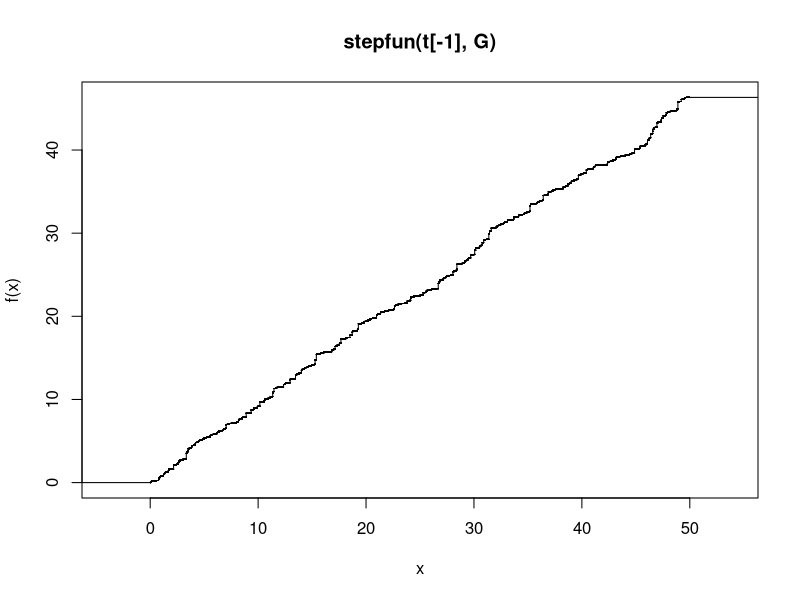
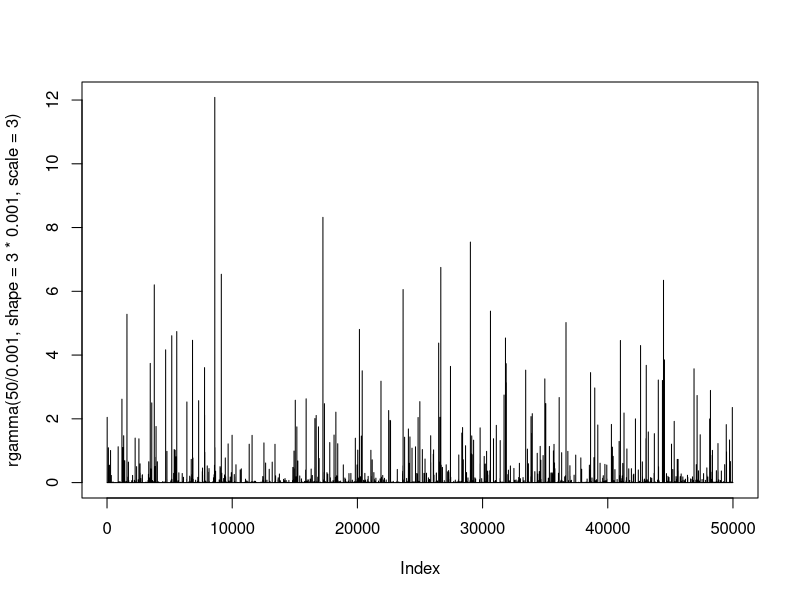

Generate these figures, in order, with R: (Note: this script raises an error after producing the figures.)
library(doParallel)
library(foreach)
library(ggplot2)


#simulate poisson process 
sim_pp = function(tmax, dt, lambda) {
  t = seq(0, tmax, dt)
  jumps = rpois(tmax/dt, lambda*dt)
  N = append(0, cumsum(jumps))
  return(stepfun(t[-1], N))
}


#simulate gamma process
sim_gp = function(tmax, dt, alpha, beta) {
  t = seq(0, tmax, dt)
  jumps = rgamma(tmax/dt, shape = alpha*dt, rate = beta)
  G = append(0, cumsum(jumps))
  return(stepfun(t[-1], G))
}

plot(sim_gp(50,0.001,3,3))
plot(rgamma(50/0.001, shape = 3*0.001, scale = 3), type = "l")
#simulate exponential martingale of gamma process
sim_expmg = function(tmax, dt, alpha, beta, nu) {
  t = seq(0, tmax, dt)
  jumps = rgamma(tmax/dt, shape = alpha*dt, scale = beta)
  G = append(0, cumsum(jumps))
  E = exp(nu*G)*(1 - nu/beta)^(alpha*t)
  return(stepfun(t[-1], E))
}


#simulate exponential claims compound poisson process 
sim_cpp = function(tmax, dt, lambda, mu) {
  pp = sim_pp(tmax, dt, lambda)
  t = append(0, knots(pp))
  claims = 0
  for (i in 2:length(t)) {
   if (pp(t[i]) - pp(t[i-1]) == 1) {
     claims = append(claims, rexp(1, rate = 1/mu))
   } else {
     claims = append(claims, 0)
   }
  }
  CPP = cumsum(claims)
  return(stepfun(t[-1], CPP))
}


#simulate exponential claims compound (gamma subordinated) poisson process 
sim_surplus = function(tmax, dt, lambda, mu, alpha, beta) {
  gp = sim_gp(tmax, dt, alpha, beta)
  Gt = c()
  t = append(0, knots(gp))
  for (i in 1:length(t)) {
    Gt = append(Gt, gp(t[i]))
  }
  dg = Gt[-1] - head(Gt, -1)
  arrival = rpois(length(dg), lambda*dg)
  claims = 0
  for (i in 1:length(arrival)) {
    if (arrival[i] == 0) {
      claims = append(claims, 0)
    } else {
      claims = append(claims, sum(rexp(arrival[i], rate = 1/mu)))
    }
  }
  surplus = cumsum(claims)
  return(stepfun(t[-1], surplus))
}


#simulate gamma correlated exponential claims 
#compound (gamma subordinated) poisson process 
sim_surplus1 = function(tmax, dt, lambda, mu, alpha, beta, nu) {
  gp = sim_gp(tmax, dt, alpha, beta)
  Gt = c()
  t = append(0, knots(gp))
  for (i in 1:length(t)) {
    Gt = append(Gt, gp(t[i]))
  }
  dg = Gt[-1] - head(Gt, -1)
  arrival = rpois(length(dg), lambda*dg)
  claims = 0
  for (i in 1:length(arrival)) {
    if (arrival[i] == 0) {
      claims = append(claims, 0)
    } else {
      claims = append(claims, sum(rexp(arrival[i], rate = 1/mu)))
    }
  }
  surplus = cumsum(exp(nu*Gt)*(1 - nu/beta)^(alpha*t)*claims)
  return(stepfun(t[-1], surplus))
}


#single-run simulations
set.seed(0)

ggplot(pp) +
  stat_function(geom="point", n=11, fun=dpois, args=list(1))

pp = sim_pp(10, 0.001, 3)
plot(stepfun(, pp), do.points = "TRUE", xlab = "t", ylab = "N(t)", main = "", pch = 16, verticals = FALSE)
p <- ggplot(data = data.frame(x = 0), mapping = aes(x = x))+ stat_function(fun = pp) + xlim(-5,5)
p

set.seed(1)

n <- 10
n.t <- cumsum(rexp(n))
x <- c(0,cumsum(rexp(n,5)))
plot(stepfun(n.t, x), xlab="t", ylab="N(t)", main="", do.points = TRUE,pch = 16,col.points = "black",verticals = FALSE)

gp = sim_gp(5000, 0.001, 1, 1)
plot(gp, do.points = "FALSE", xlab = "t", ylab = "G(t)")

expmg = sim_expmg(5000, 0.001, 1, 1, 0.1)
plot(expmg, do.points = "FALSE", xlab = "t", ylab = "expmg(t)")

cpp = sim_cpp(50, 0.001, 3, 500)
plot(cpp, do.points = "FALSE", xlab = "t", ylab = "C(t)")

ss = sim_surplus(50, 0.001, 3, 500, 1, 1)
plot(ss, do.points = "FALSE", xlab = "t", ylab = "S(t)")

ss1 = sim_surplus1(50, 0.001, 3, 500, 1, 1, 0.1)
plot(ss1, do.points = "FALSE", xlab = "t", ylab = "S1(t)")



set.seed(0)
plot(sim_expmg(50, 0.001, 1, 1, 0.1), do.points = "FALSE", xlim = c(0,50), 
     ylim = c(0,5))
for (i in 1:50) {
  set.seed(i)
  lines(sim_expmg(50, 0.001, 1, 1, 0.1), do.points = "FALSE")
}  


#combined simulations
iter = 100
set.seed(0)
s0 = sim_cpp(50, 0.001, 3, 500)
plot(s0, do.points = "FALSE", ylim = c(0,250000))
t = append(0, knots(s0))
mean_set1 = c()
mean_set2 = c()
mean_set3 = c()
registerDoParallel(cores = 8)
s_set1 = foreach (i = 1:iter, .combine = c) %dopar% {
  set.seed(i)
  sim_cpp(50, 0.001, 3, 500)
}
s_set2 = foreach (i = 1:iter, .combine = c) %dopar% {
  set.seed(i)
  sim_surplus(50, 0.001, 3, 500, 1, 1)
}
s_set3 = foreach (i = 1:iter, .combine = c) %dopar% {
  set.seed(i)
  sim_surplus1(50, 0.001, 3, 500, 1, 1, 0.1)
}
for (i in 1:length(s_set1)) {
  lines(s_set1[[i]], do.points = "FALSE")
  lines(s_set2[[i]], do.points = "FALSE", col = "blue")
  lines(s_set3[[i]], do.points = "FALSE", col = "red")
}
for (i in 1:length(t)) {
  obs_set1 = c()
  obs_set2 = c()
  obs_set3 = c()
  for (j in 1:length(s_set1)) {
    s1 = s_set1[[j]]
    s2 = s_set2[[j]]
    s3 = s_set3[[j]]
    obs_set1 = append(obs_set1, s1(t[i]))
    obs_set2 = append(obs_set2, s2(t[i]))
    obs_set3 = append(obs_set3, s3(t[i]))
  }
  mean_set1 = append(mean_set1, mean(obs_set1))
  mean_set2 = append(mean_set2, mean(obs_set2))
  mean_set3 = append(mean_set3, mean(obs_set3))
}
lines(mean_set1 ~ t, type = "l", col = "green", lwd = 5)
lines(mean_set2 ~ t, type = "l", col = "purple", lwd = 5)
lines(mean_set3 ~ t, type = "l", col = "orange", lwd = 5)


#Ruin processes
ruin1 = function(tmax, dt, lambda, mu, theta, u0) {
  pp = sim_pp(tmax, dt, lambda)
  t = append(0, knots(pp))
  claims = 0
  for (i in 2:length(t)) {
    if (pp(t[i]) - pp(t[i-1]) == 1) {
      claims = append(claims, rexp(1, rate = 1/mu))
    } else {
      claims = append(claims, 0)
    }
  }
  CPP = cumsum(claims)
  ruin = u0 + lambda*mu*(1+theta)*t - CPP
  return(stepfun(t[-1], ruin))
}

set.seed(0)
plot(ruin1(50, 0.001, 3, 500, 0, 10000), do.points = "FALSE", 
     xlim = c(1,49), ylim = c(-30000,50000))
for (i in 1:20) {
  set.seed(i)
  U = ruin1(50, 0.001, 3, 500, 0, 10000)
  lines(U, do.points = "FALSE")
}
abline(h = 0, col = "red")


ruin2 = function(tmax, dt, lambda, mu, alpha, beta, theta, u0) {
  gp = sim_gp(tmax, dt, alpha, beta)
  Gt = c()
  t = append(0, knots(gp))
  for (i in 1:length(t)) {
    Gt = append(Gt, gp(t[i]))
  }
  dg = Gt[-1] - head(Gt, -1)
  arrival = rpois(length(dg), lambda*dg)
  claims = 0
  for (i in 1:length(arrival)) {
    if (arrival[i] == 0) {
      claims = append(claims, 0)
    } else {
      claims = append(claims, sum(rexp(arrival[i], rate = 1/mu)))
    }
  }
  surplus = cumsum(claims)
  ruin = u0 + lambda*mu*alpha*(1+theta)*t/beta - surplus
  return(stepfun(t[-1], ruin))
}

set.seed(0)
plot(ruin2(50, 0.001, 3, 500, 1, 1, 0, 10000), do.points = "FALSE", 
     xlim = c(1,49), ylim = c(-30000,50000))
for (i in 1:20) {
  set.seed(i)
  U = ruin2(50, 0.001, 3, 500, 1, 1, 0, 10000)
  lines(U, do.points = "FALSE")
}
abline(h = 0, col = "red")


ruin3 = function(tmax, dt, lambda, mu, alpha, beta, nu, theta, u0) {
  gp = sim_gp(tmax, dt, alpha, beta)
  Gt = c()
  t = append(0, knots(gp))
  for (i in 1:length(t)) {
    Gt = append(Gt, gp(t[i]))
  }
  dg = Gt[-1] - head(Gt, -1)
  arrival = rpois(length(dg), lambda*dg)
  claims = 0
  for (i in 1:length(arrival)) {
    if (arrival[i] == 0) {
      claims = append(claims, 0)
    } else {
      claims = append(claims, sum(rexp(arrival[i], rate = 1/mu)))
    }
  }
  surplus = cumsum(exp(nu*Gt)*(1 - nu/beta)^(alpha*t)*claims)
  ruin = u0 + lambda*mu*alpha*(1+theta)*t/beta - surplus
  return(stepfun(t[-1], ruin))
}

set.seed(0)
plot(ruin3(80, 0.001, 3, 500, 1, 1, 0.1, 0, 10000), do.points = "FALSE", 
     xlim = c(1,49), ylim = c(-30000,50000))
for (i in 1:20) {
  set.seed(i)
  U = ruin3(50, 0.001, 3, 500, 1, 1, 0.1, 0, 10000)
  lines(U, do.points = "FALSE")
}
abline(h = 0, col = "red")
